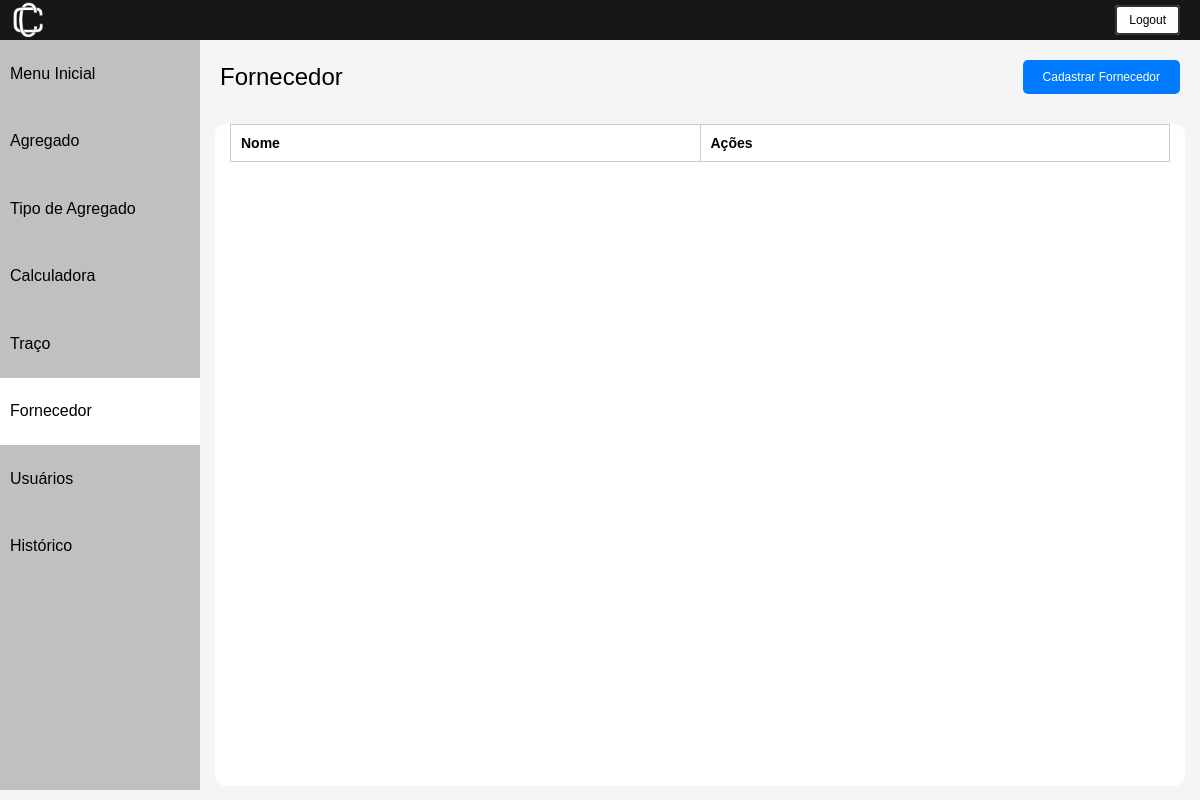
The app's page /fornecedor/ (signed in), older data.
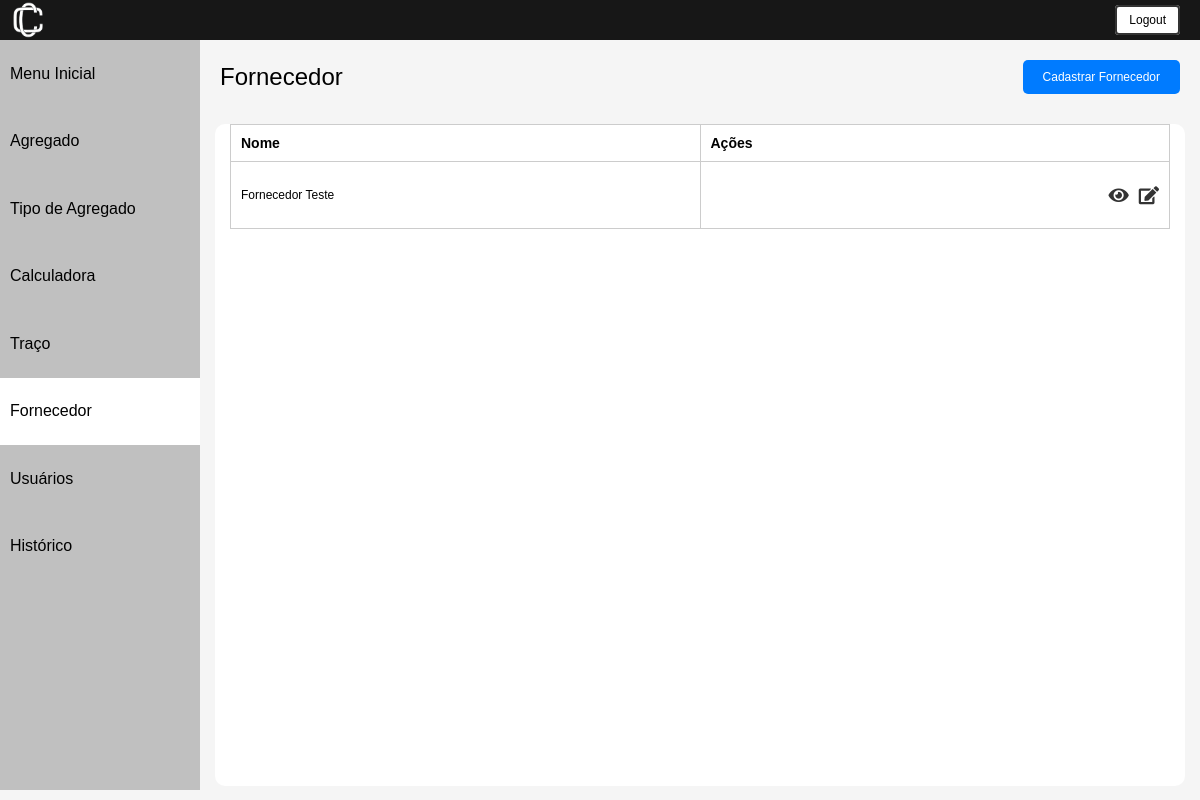
The same page, newer data.
### usuarios/models.py (models this page shows, shortened)
class Fornecedor(models.Model):
    nome = models.CharField(max_length=50)
    cidade = models.CharField(max_length=50, null=True)
    bairro = models.CharField(max_length=50, null=True)
    logradouro = models.CharField(max_length=50, null=True)
    CEP = models.CharField(max_length=8)
    complemento = models.CharField(max_length=150, null=True)
    cpf_cnpj = models.CharField(max_length=14)
    fone_1 = models.CharField(max_length=11)
    fone_2 = models.CharField(max_length=11, null=True)
    ie = models.CharField(max_length=9, null=True)
    observacao = models.CharField(max_length=200, null=True)
    data_cadastro = models.DateTimeField(default=timezone.now)
    class Meta:
        db_table = "fornecedor"

### usuarios/views.py (the view)
# urls.py: path('fornecedor/', views.listar_fornecedor, name='fornecedor'),
@login_required
def listar_fornecedor(request):
    fornecedores = Fornecedor.objects.all()
    return render(request, 'fornecedor/index.html', {'fornecedores': fornecedores})

### usuarios/templates/fornecedor/index.html (shortened to what this page needs)
{% extends 'base.html' %}
{% load static %}
{% block content %}
<html lang="pt-br">
<head>
    <link rel="stylesheet" href="{% static 'css/listar.css' %}">
    <link rel="stylesheet" href="https://cdnjs.cloudflare.com/ajax/libs/font-awesome/5.15.4/css/all.min.css">
</head>
<body>
     {% include "utils/header.html" %}
    <div class="container">
         {% include "utils/sidebar.html" %}
        <div class="content">
            <div class="cadastrar_btn">
                <a class="nome-pagina">Fornecedor</a>
                <a href="{% url 'cadastrar_fornecedor' %}" class="btn_cadastrar">Cadastrar Fornecedor</a>
            </div>
            <div class = 'all-content'>
                <div class="lista">
                    <table>
                        <thead>
                            <tr>
                                <th>Nome</th>
                                <th>Ações</th>
                            </tr>
                        </thead>
                        <tbody>
                            {% for fornecedor in fornecedores %}
                                <tr>
                                    <td>{{ fornecedor.nome }}</td>
                                    <td class="align-right">
                                        <div class="btn-action-container">
                                            <a href="{% url 'inspecionar_fornecedor' fornecedor.id %}" class="btn-action"><i class="fa fa-eye"></i></a>
                                            <a href="{% url 'editar_fornecedor' fornecedor.id %}" class="btn-action"><i class="fa fa-edit"></i></a>
                                        </div>
                                    </td>
                                </tr>
                            {% endfor %}
                        </tbody>
                    </table>
                </div>
            </div>
        </div>
    </div>
</body>
{% endblock %}

Row changes from the older to the newer data that the page shows:
added Fornecedor: nome "Fornecedor Teste"
